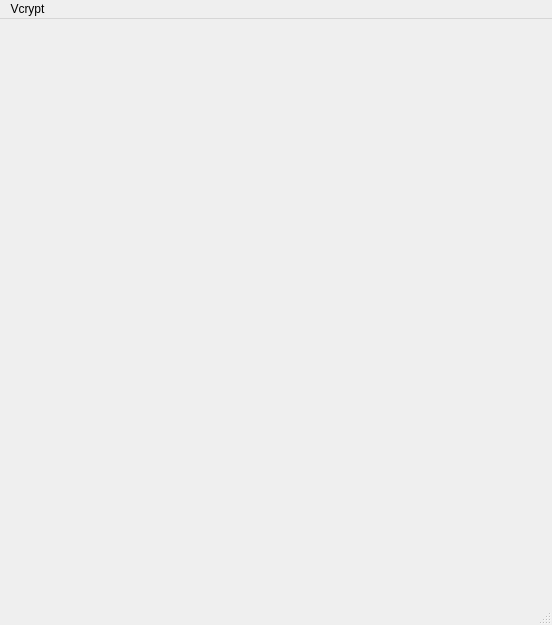
<?xml version="1.0" encoding="UTF-8"?>
<ui version="4.0">
 <class>VcryptMain</class>
 <widget class="QMainWindow" name="VcryptMain">
  <property name="geometry">
   <rect>
    <x>0</x>
    <y>0</y>
    <width>552</width>
    <height>625</height>
   </rect>
  </property>
  <property name="windowTitle">
   <string>Vcrypt Messenger</string>
  </property>
  <widget class="QWidget" name="centralwidget"/>
  <widget class="QMenuBar" name="menubar">
   <property name="geometry">
    <rect>
     <x>0</x>
     <y>0</y>
     <width>552</width>
     <height>27</height>
    </rect>
   </property>
   <widget class="QMenu" name="menuVcrypt">
    <property name="title">
     <string>Vcrypt</string>
    </property>
    <addaction name="actionAdd_buddy"/>
    <addaction name="actionSettings"/>
    <addaction name="actionQuit"/>
   </widget>
   <addaction name="menuVcrypt"/>
  </widget>
  <widget class="QStatusBar" name="statusbar"/>
  <action name="actionQuit">
   <property name="text">
    <string>Quit</string>
   </property>
  </action>
  <action name="actionSettings">
   <property name="text">
    <string>Settings</string>
   </property>
  </action>
  <action name="actionAdd_buddy">
   <property name="text">
    <string>Add buddy</string>
   </property>
  </action>
 </widget>
 <resources/>
 <connections/>
</ui>
